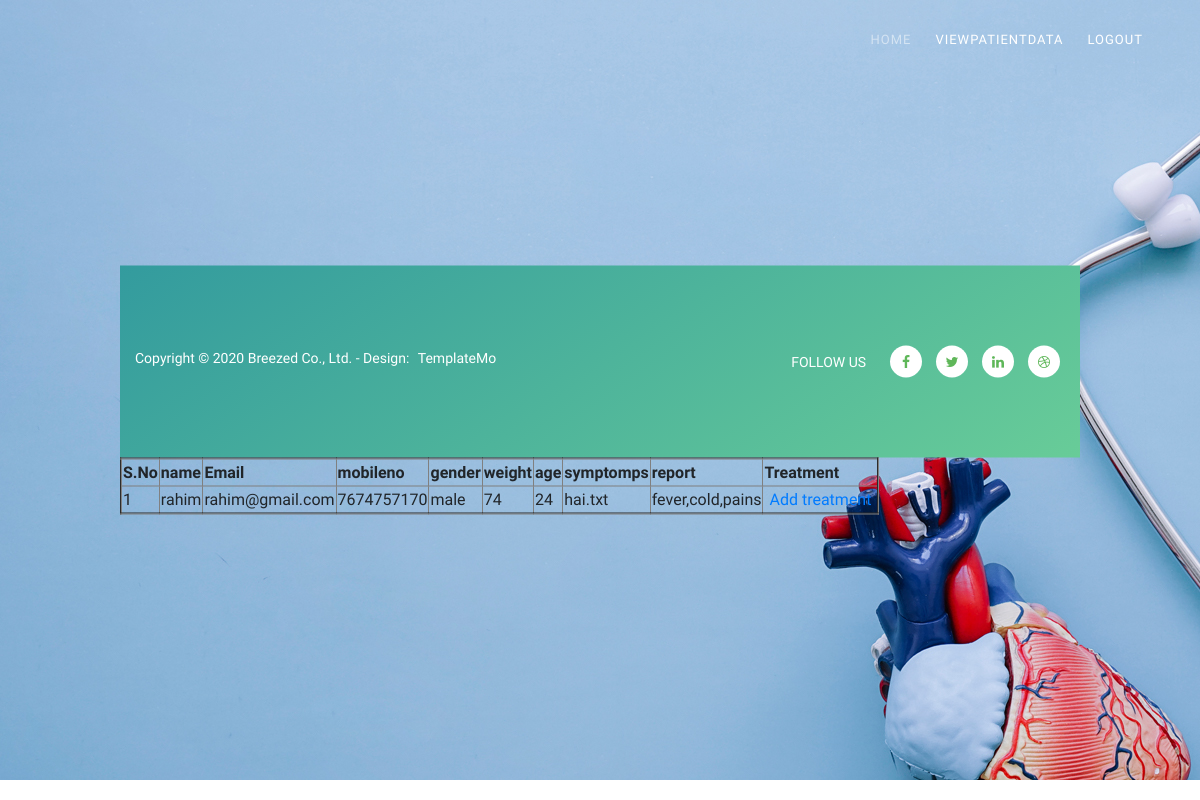
/doctorviewpatientdata/ (signed in), run on the app's committed database.
### hsp/models.py (models this page shows)
class patientdatamodel(models.Model):
    name = models.CharField(max_length=50)
    email = models.EmailField()
    mobileno = models.CharField(max_length=50, default="", editable=True)
    gender = models.CharField(max_length=50, default="", editable=True)
    weight= models.CharField(max_length=40, default="", editable=True)
    age= models.CharField(max_length=40, default="", editable=True)
    symptomps= models.CharField(max_length=40, default="", editable=True)
    doctor=models.CharField(max_length=40, default="", editable=True)
    file = models.FileField(upload_to='files/pdfs/')
    def __str__(self):
        return self.email
    class Meta:
        db_table = 'patientdata'

### doctor/views.py (the view)
# urls.py: path('doctorviewpatientdata/',doctor.doctorviewpatientdata,name='doctorviewpatientdata'),
def doctorviewpatientdata(request):
    doctor=request.session['name']
    qs=patientdatamodel.objects.filter(doctor=doctor)
    print("qs:",qs)
    return render(request,'doctor/doctorviewpatientdata.html',{"object":qs})

### assets/templates/doctor/doctorviewpatientdata.html
{% extends 'doctorbase.html' %}
{% load static %}
{% block contents %}
<div class="main-banner header-text" id="top">
        <div class="Modern-Slider">
          <div class="item">
                <img src="{% static 'images/home.jpg' %}" alt="">
                <div class="text-content">
                    <table border="2px">
                    <tr>
                <th>S.No</th>
                <th >name</th>
                <th>Email</th>
                <th>mobileno</th>
                <th>gender</th>
                <th>weight</th>
                <th>age</th>
                <th>symptomps</th>
                <th>report</th>
                        <th>Treatment</th></tr>
                         {% for i in object %}
                         <tr>
                         <td>{{ i.id }}</td>
                         <td>{{ i.name }}</td>
                         <td>{{ i.email }}</td>
                         <td>{{ i.mobileno }}</td>
                         <td>{{ i.gender }}</td>
                         <td>{{ i.weight }}</td>
                         <td>{{ i.age }}</td>
                         <td>{{ i.file }}</td>
                         <td>{{ i.symptomps }}</td>
                             <td style="color:orange"> <a href="/addtreatment/?mail={{ i.email }}" >Add treatment</a></td>
                         </tr>
                                    {% endfor %}
                </div>
            </div>
          </div>
{% endblock %}

### assets/static/css/templatemo-breezed.css (style rules this page uses)
html, body, div, span, applet, object, iframe, h1, h2, h3, h4, h5, h6, p, blockquote, div pre, a, abbr, acronym, address, big, cite, code, del, dfn, em, font, img, ins, kbd, q, s, samp, small, strike, strong, sub, sup, tt, var, b, u, i, center, dl, dt, dd, ol, ul, li, figure, header, nav, section, article, aside, footer, figcaption { margin: 0; padding: 0; border: 0; outline: 0; }
* { box-sizing: border-box; }
html, body { font-family: 'Raleway', sans-serif; font-weight: 400; background-color: #fff; font-size: 16px; -ms-text-size-adjust: 100%; -webkit-font-smoothing: antialiased; -moz-osx-font-smoothing: grayscale; }
a { text-decoration: none !important; }
html, body { background: #fff; font-family: 'Raleway', sans-serif; }
*, *:before, *:after { -webkit-box-sizing: border-box; box-sizing: border-box; -webkit-font-smoothing: antialiased; -moz-osx-font-smoothing: grayscale; }
.blocks-box, .slick-slider { margin: 0; padding: 0!important; }
.slick-slide { float: left ; padding: 0; }
.Modern-Slider .text-content { width: 80%; position: absolute; top: 50%; left: 50%; transform: translate(-50%, -50%); }
.Modern-Slider .item a { margin: 0 5px; }
.Modern-Slider .item.slick-active { animation:Slick-FastSwipeIn 1s both; }
.Modern-Slider { background:#000; }
.slick-slider { position:relative;display:block;-webkit-user-select:none;-moz-user-select:none;-ms-user-select:none;user-select:none;-webkit-touch-callout:none;-khtml-user-select:none;-ms-touch-action:pan-y;touch-action:pan-y;-webkit-tap-highlight-color:transparent }
.slick-slide { display:none;float:left ;height:100%;min-height:1px }
.slick-initialized .slick-slide { display:block }

### data on the page
patientdatamodel: id "1", name "rahim", email "rahim@gmail.com", mobileno "7674757170", gender "male", weight "74", age "24", file "hai.txt", symptomps "fever,cold,pains"
